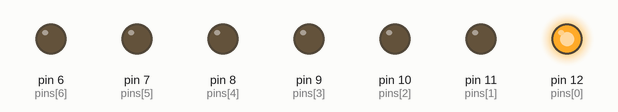
Recording of a sketch running on a simulated Arduino Uno, built with avr-gcc and run on an emulated ATmega328P. Parts: output pins drawn as LEDs (lit = HIGH).

Above: at 0.12 s.
At 0.52 s:
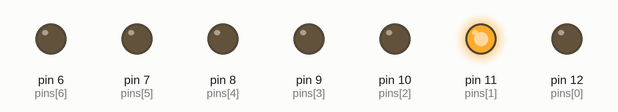
At 1.72 s:
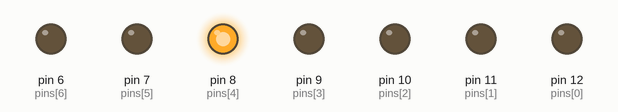
At 2.9 s:
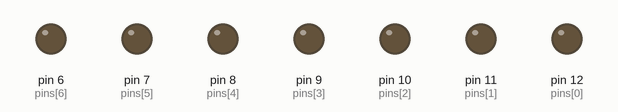
At 4.92 s:
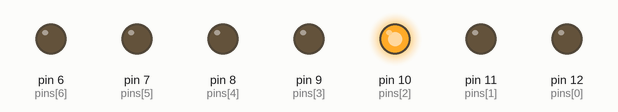
At 6.92 s:
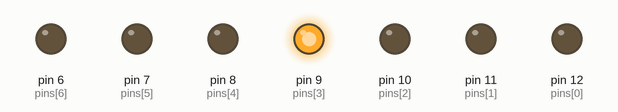
Timing chart, 0 to 7.3 s (numbered marks = the images above):
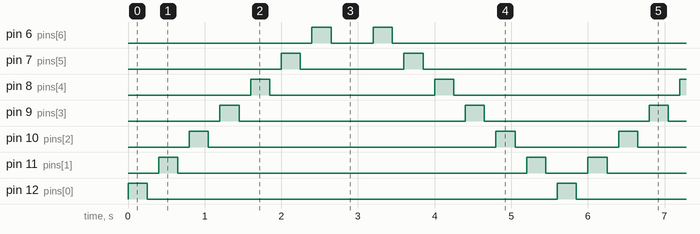

The sketch:

opdracht-2.ino
```cpp
const int pins[] = {12, 11, 10, 9, 8, 7, 6};

void setup() {
  // Defineer pins
  for(int pin : pins) {
    pinMode(pin, OUTPUT);
  }

}

void loop() {
  // Roep blinkLight functie op met 0.25 seconden delay en 0.15 seconden delay
  blinkLights(250, 150);
}

void blinkLights(int on, int off) {

  // Postitieve loop
  for(int pin : pins) {
    digitalWrite(pin, HIGH);
    delay(on);
    digitalWrite(pin, LOW);
    delay(off);
  }

  // Negatieve loop
  for (int y = 7; y > 0; y--) {
    digitalWrite(pins[y], HIGH);
    delay(on);
    digitalWrite(pins[y], LOW);
    delay(off);
  }

}
```

Measured:
- by itself, pin 6 (pins[6]): repeats every 5.6 s: LOW 0.55 s, HIGH 0.25 s, LOW 4.6 s, HIGH 0.25 s
- by itself, pin 7 (pins[5]): repeats every 5.6 s: LOW 1.4 s, HIGH 0.25 s, LOW 3.8 s, HIGH 0.25 s
- by itself, pin 8 (pins[4]): repeats every 5.6 s: LOW 2.2 s, HIGH 0.25 s, LOW 3.0 s, HIGH 0.25 s
- by itself, pin 9 (pins[3]): repeats every 5.6 s: LOW 3.0 s, HIGH 0.25 s, LOW 2.2 s, HIGH 0.25 s
- by itself, pin 10 (pins[2]): repeats every 5.6 s: LOW 3.8 s, HIGH 0.25 s, LOW 1.4 s, HIGH 0.25 s
- by itself, pin 11 (pins[1]): repeats every 5.6 s: LOW 4.6 s, HIGH 0.25 s, LOW 0.55 s, HIGH 0.25 s
- by itself, pin 12 (pins[0]): alternates HIGH for 0.25 s and LOW for 5.4 s
